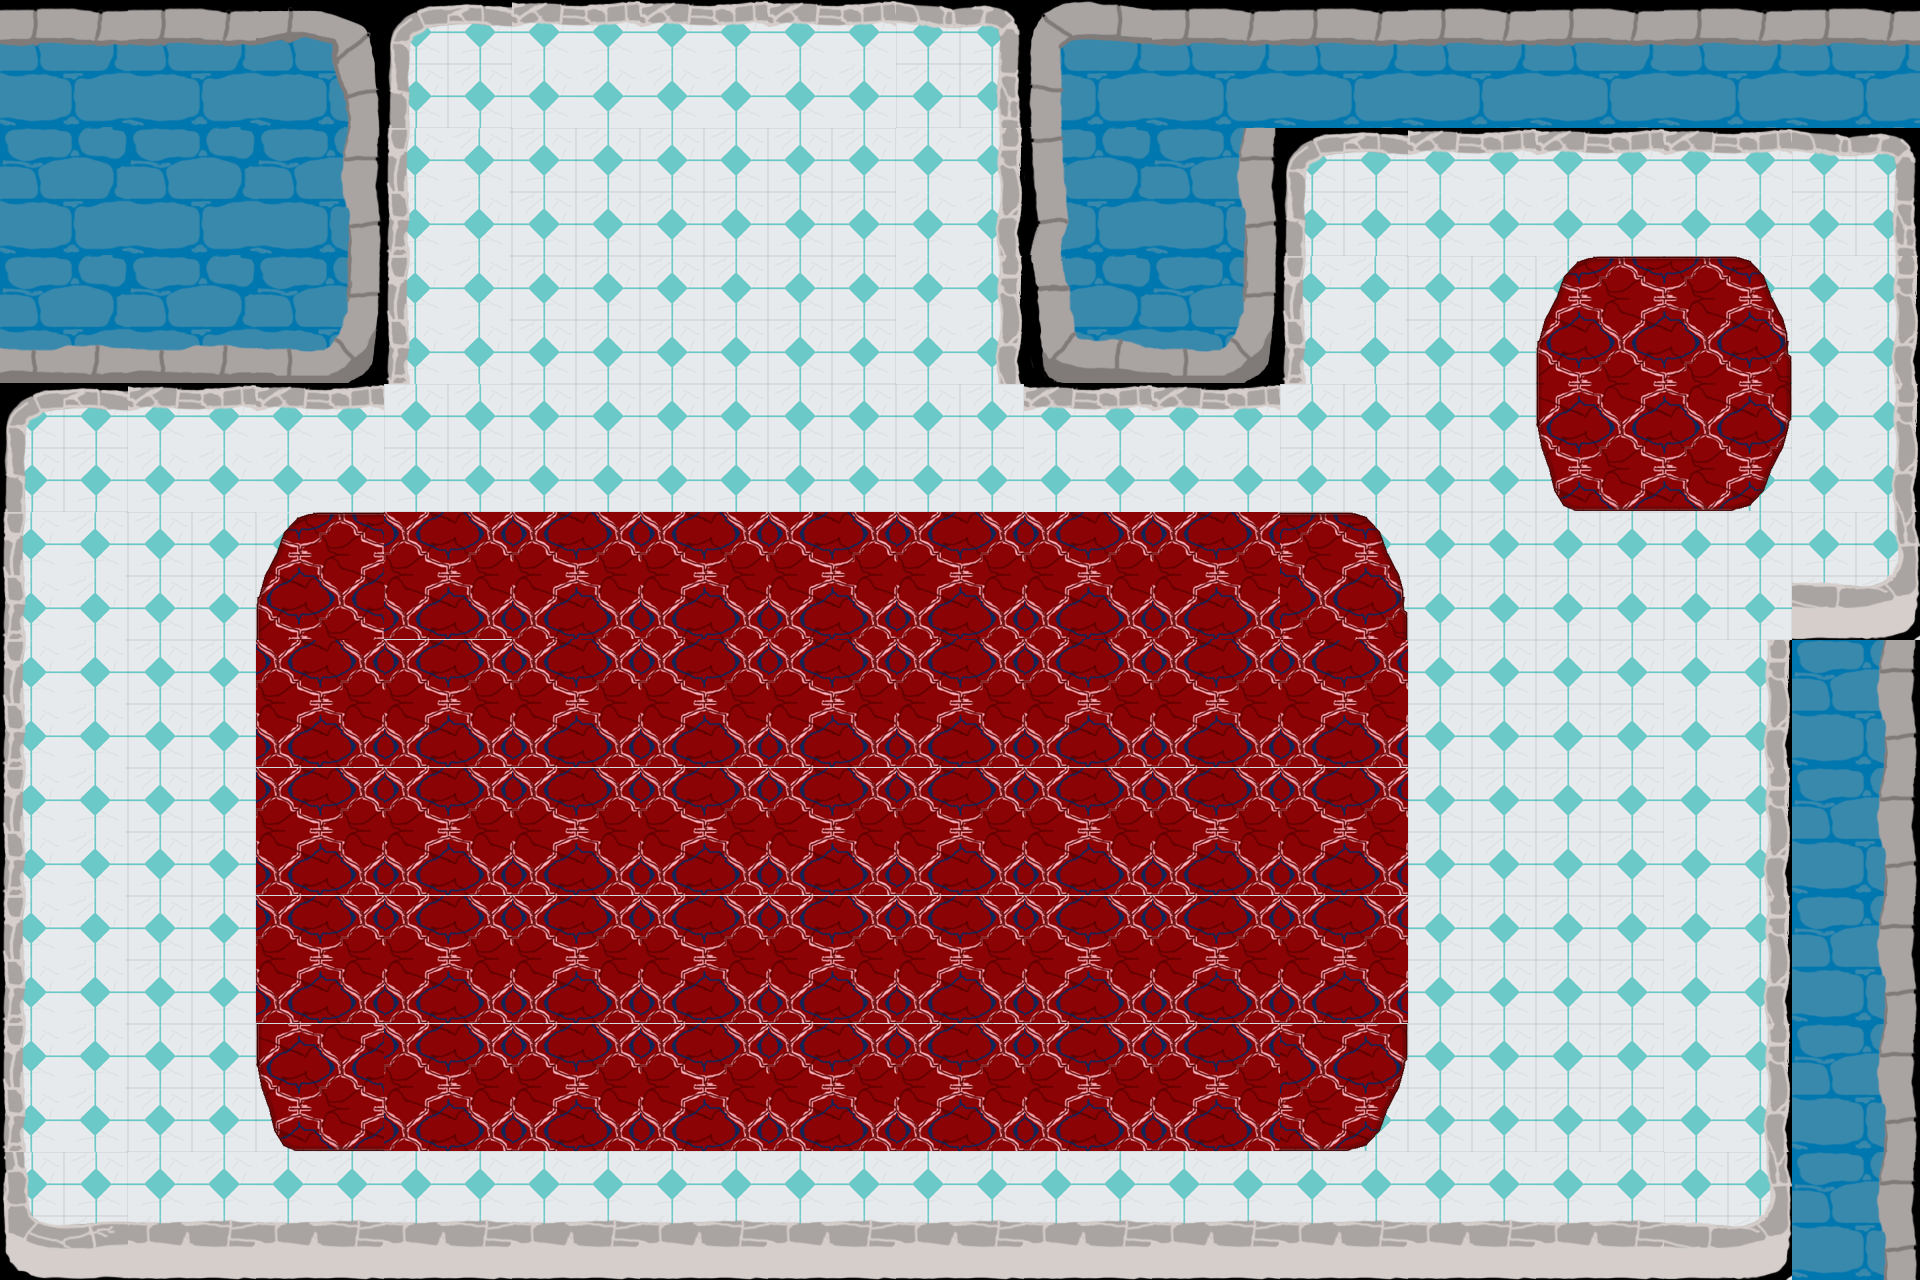

This game map was drawn from its Tiled (.tmx) file and the tilesets committed beside it. A one-line description and the full map source follow:
An orthogonal 15x10 tile map with 128x128 px tiles, 3 tile layers (floor, floorcov, Tile Layer 3).

<map version="1.0" orientation="orthogonal" renderorder="right-down" width="15" height="10" tilewidth="128" tileheight="128" nextobjectid="1">
 <tileset firstgid="1" name="highres" tilewidth="128" tileheight="128" tilecount="81" columns="9">
  <image source="../tiles/tileset_ayan.png" width="1152" height="1152" />
 </tileset>
 <layer name="floor" width="15" height="10">
  <data encoding="csv">
0,0,0,47,48,48,48,49,0,0,0,0,0,0,0,
0,0,0,56,57,57,57,58,0,0,47,48,48,48,49,
0,0,0,56,57,57,57,58,0,0,56,57,57,57,58,
47,48,48,57,57,57,57,57,48,48,57,57,57,57,58,
56,57,57,57,57,57,57,57,57,57,57,57,57,57,67,
56,57,57,57,57,57,57,57,57,57,57,57,57,58,0,
56,57,57,57,57,57,57,57,57,57,57,57,57,58,0,
56,57,57,57,57,57,57,57,57,57,57,57,57,58,0,
56,57,57,57,57,57,57,57,57,57,57,57,57,58,0,
65,66,66,66,66,66,66,66,66,66,66,66,66,67,0
</data>
 </layer>
 <layer name="floorcov" width="15" height="10">
  <data encoding="csv">
0,0,0,0,0,0,0,0,0,0,0,0,0,0,0,
0,0,0,0,0,0,0,0,0,0,0,0,0,0,0,
0,0,0,0,0,0,0,0,0,0,0,0,15,17,0,
0,0,0,0,0,0,0,0,0,0,0,0,33,35,0,
0,0,15,34,16,16,16,16,16,16,17,0,0,0,0,
0,0,24,24,25,25,25,25,25,25,26,0,0,0,0,
0,0,24,24,25,25,25,25,25,25,26,0,0,0,0,
0,0,24,24,25,25,25,25,25,25,26,0,0,0,0,
0,0,33,34,34,34,34,34,34,34,35,0,0,0,0,
0,0,0,0,0,0,0,0,0,0,0,0,0,0,0
</data>
 </layer>
 <layer name="Tile Layer 3" width="15" height="10">
  <data encoding="csv">
2,2,3,0,0,0,0,0,1,2,2,2,2,2,2,
11,11,12,0,0,0,0,0,10,12,0,0,0,0,0,
20,20,21,0,0,0,0,0,19,21,0,0,0,0,0,
0,0,0,0,0,0,0,0,0,0,0,0,0,0,0,
0,0,0,0,0,0,0,0,0,0,0,0,0,0,0,
0,0,0,0,0,0,0,0,0,0,0,0,0,0,12,
0,0,0,0,0,0,0,0,0,0,0,0,0,0,12,
0,0,0,0,0,0,0,0,0,0,0,0,0,0,12,
0,0,0,0,0,0,0,0,0,0,0,0,0,0,12,
0,0,0,0,0,0,0,0,0,0,0,0,0,0,12
</data>
 </layer>
 <objectgroup name="physics" />
</map>